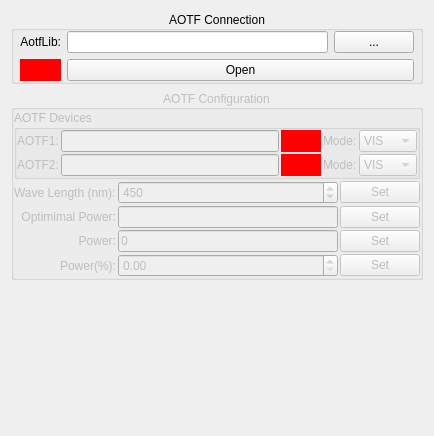
<?xml version="1.0" encoding="UTF-8"?>
<ui version="4.0">
 <class>AOTF_Config_Window</class>
 <widget class="QWidget" name="AOTF_Config_Window">
  <property name="geometry">
   <rect>
    <x>0</x>
    <y>0</y>
    <width>434</width>
    <height>436</height>
   </rect>
  </property>
  <property name="windowTitle">
   <string>AOTF Configuration</string>
  </property>
  <layout class="QVBoxLayout" name="verticalLayout_3">
   <item>
    <widget class="QGroupBox" name="groupBox_Conn">
     <property name="title">
      <string>AOTF Connection</string>
     </property>
     <property name="alignment">
      <set>Qt::AlignCenter</set>
     </property>
     <layout class="QVBoxLayout" name="verticalLayout_10">
      <property name="leftMargin">
       <number>0</number>
      </property>
      <property name="topMargin">
       <number>0</number>
      </property>
      <property name="rightMargin">
       <number>0</number>
      </property>
      <property name="bottomMargin">
       <number>0</number>
      </property>
      <item>
       <layout class="QGridLayout" name="gridLayout_3" columnstretch="0,1,0">
        <property name="leftMargin">
         <number>6</number>
        </property>
        <property name="rightMargin">
         <number>6</number>
        </property>
        <item row="0" column="1">
         <widget class="QLineEdit" name="lineEdit_LibPath"/>
        </item>
        <item row="1" column="0">
         <widget class="QLabel" name="label_Conn_Status">
          <property name="minimumSize">
           <size>
            <width>0</width>
            <height>0</height>
           </size>
          </property>
          <property name="maximumSize">
           <size>
            <width>16777215</width>
            <height>16777215</height>
           </size>
          </property>
          <property name="styleSheet">
           <string notr="true">background : red</string>
          </property>
          <property name="text">
           <string/>
          </property>
          <property name="alignment">
           <set>Qt::AlignCenter</set>
          </property>
         </widget>
        </item>
        <item row="0" column="0">
         <widget class="QLabel" name="label_37">
          <property name="text">
           <string>AotfLib:</string>
          </property>
          <property name="alignment">
           <set>Qt::AlignRight|Qt::AlignTrailing|Qt::AlignVCenter</set>
          </property>
         </widget>
        </item>
        <item row="0" column="2">
         <widget class="QPushButton" name="pushButton_LibLoc">
          <property name="text">
           <string>...</string>
          </property>
         </widget>
        </item>
        <item row="1" column="1" colspan="2">
         <widget class="QPushButton" name="pushButton_Conn">
          <property name="toolTip">
           <string>Load the DLL library (Windows Only)</string>
          </property>
          <property name="text">
           <string>Open</string>
          </property>
          <property name="checkable">
           <bool>true</bool>
          </property>
         </widget>
        </item>
       </layout>
      </item>
     </layout>
    </widget>
   </item>
   <item>
    <widget class="QGroupBox" name="groupBox_Config">
     <property name="enabled">
      <bool>false</bool>
     </property>
     <property name="title">
      <string>AOTF Configuration</string>
     </property>
     <property name="alignment">
      <set>Qt::AlignCenter</set>
     </property>
     <layout class="QVBoxLayout" name="verticalLayout_2">
      <property name="spacing">
       <number>2</number>
      </property>
      <property name="leftMargin">
       <number>0</number>
      </property>
      <property name="topMargin">
       <number>0</number>
      </property>
      <property name="rightMargin">
       <number>0</number>
      </property>
      <property name="bottomMargin">
       <number>0</number>
      </property>
      <item>
       <widget class="QGroupBox" name="groupBox_Device">
        <property name="title">
         <string>AOTF Devices</string>
        </property>
        <layout class="QVBoxLayout" name="verticalLayout">
         <property name="spacing">
          <number>2</number>
         </property>
         <property name="leftMargin">
          <number>0</number>
         </property>
         <property name="topMargin">
          <number>0</number>
         </property>
         <property name="rightMargin">
          <number>0</number>
         </property>
         <property name="bottomMargin">
          <number>0</number>
         </property>
         <item>
          <layout class="QGridLayout" name="gridLayout_2">
           <item row="0" column="0">
            <widget class="QLabel" name="label">
             <property name="text">
              <string>AOTF1:</string>
             </property>
            </widget>
           </item>
           <item row="0" column="1">
            <widget class="QLineEdit" name="lineEdit_AOTF1Serial">
             <property name="readOnly">
              <bool>true</bool>
             </property>
            </widget>
           </item>
           <item row="0" column="3">
            <widget class="QLabel" name="label_2">
             <property name="text">
              <string>Mode:</string>
             </property>
            </widget>
           </item>
           <item row="0" column="4">
            <widget class="QComboBox" name="comboBox_AOTF1Mode">
             <item>
              <property name="text">
               <string>VIS</string>
              </property>
             </item>
             <item>
              <property name="text">
               <string>NIR1</string>
              </property>
             </item>
             <item>
              <property name="text">
               <string>NIR2</string>
              </property>
             </item>
            </widget>
           </item>
           <item row="1" column="0">
            <widget class="QLabel" name="label_3">
             <property name="text">
              <string>AOTF2:</string>
             </property>
            </widget>
           </item>
           <item row="1" column="1">
            <widget class="QLineEdit" name="lineEdit_AOTF2Serial">
             <property name="readOnly">
              <bool>true</bool>
             </property>
            </widget>
           </item>
           <item row="1" column="3">
            <widget class="QLabel" name="label_4">
             <property name="text">
              <string>Mode:</string>
             </property>
            </widget>
           </item>
           <item row="1" column="4">
            <widget class="QComboBox" name="comboBox_AOTF2Mode">
             <property name="currentIndex">
              <number>0</number>
             </property>
             <item>
              <property name="text">
               <string>VIS</string>
              </property>
             </item>
             <item>
              <property name="text">
               <string>NIR1</string>
              </property>
             </item>
             <item>
              <property name="text">
               <string>NIR2</string>
              </property>
             </item>
            </widget>
           </item>
           <item row="0" column="2">
            <widget class="QLabel" name="label_AOTF1_Status">
             <property name="minimumSize">
              <size>
               <width>40</width>
               <height>0</height>
              </size>
             </property>
             <property name="maximumSize">
              <size>
               <width>16777215</width>
               <height>16777215</height>
              </size>
             </property>
             <property name="styleSheet">
              <string notr="true">background : red</string>
             </property>
             <property name="text">
              <string/>
             </property>
             <property name="alignment">
              <set>Qt::AlignCenter</set>
             </property>
            </widget>
           </item>
           <item row="1" column="2">
            <widget class="QLabel" name="label_AOTF2_Status">
             <property name="minimumSize">
              <size>
               <width>0</width>
               <height>0</height>
              </size>
             </property>
             <property name="maximumSize">
              <size>
               <width>16777215</width>
               <height>16777215</height>
              </size>
             </property>
             <property name="styleSheet">
              <string notr="true">background : red</string>
             </property>
             <property name="text">
              <string/>
             </property>
             <property name="alignment">
              <set>Qt::AlignCenter</set>
             </property>
            </widget>
           </item>
          </layout>
         </item>
        </layout>
       </widget>
      </item>
      <item>
       <layout class="QGridLayout" name="gridLayout">
        <item row="1" column="3">
         <widget class="QPushButton" name="pushButton_SetOptimalPower">
          <property name="text">
           <string>Set</string>
          </property>
         </widget>
        </item>
        <item row="0" column="0" colspan="2">
         <widget class="QLabel" name="label_11">
          <property name="text">
           <string>Wave Length (nm):</string>
          </property>
         </widget>
        </item>
        <item row="3" column="3">
         <widget class="QPushButton" name="pushButton_SetPowerPerc">
          <property name="text">
           <string>Set</string>
          </property>
         </widget>
        </item>
        <item row="1" column="0" colspan="2">
         <widget class="QLabel" name="label_10">
          <property name="text">
           <string>Optimimal Power:</string>
          </property>
          <property name="alignment">
           <set>Qt::AlignRight|Qt::AlignTrailing|Qt::AlignVCenter</set>
          </property>
         </widget>
        </item>
        <item row="2" column="2">
         <widget class="QLineEdit" name="lineEdit_Power">
          <property name="maximumSize">
           <size>
            <width>16777215</width>
            <height>16777215</height>
           </size>
          </property>
          <property name="toolTip">
           <string>SR830 Phase (float)</string>
          </property>
          <property name="inputMethodHints">
           <set>Qt::ImhFormattedNumbersOnly</set>
          </property>
          <property name="text">
           <string>0</string>
          </property>
         </widget>
        </item>
        <item row="1" column="2">
         <widget class="QLineEdit" name="lineEdit_OptimalPower">
          <property name="maximumSize">
           <size>
            <width>16777215</width>
            <height>16777215</height>
           </size>
          </property>
          <property name="toolTip">
           <string>SR830 Phase (float)</string>
          </property>
          <property name="inputMethodHints">
           <set>Qt::ImhFormattedNumbersOnly</set>
          </property>
          <property name="readOnly">
           <bool>true</bool>
          </property>
         </widget>
        </item>
        <item row="2" column="3">
         <widget class="QPushButton" name="pushButton_SetPower">
          <property name="text">
           <string>Set</string>
          </property>
         </widget>
        </item>
        <item row="3" column="0" colspan="2">
         <widget class="QLabel" name="label_14">
          <property name="text">
           <string>Power(%):</string>
          </property>
          <property name="alignment">
           <set>Qt::AlignRight|Qt::AlignTrailing|Qt::AlignVCenter</set>
          </property>
         </widget>
        </item>
        <item row="3" column="2">
         <widget class="QDoubleSpinBox" name="doubleSpinBox_PowerPerc">
          <property name="alignment">
           <set>Qt::AlignLeading|Qt::AlignLeft|Qt::AlignVCenter</set>
          </property>
          <property name="keyboardTracking">
           <bool>true</bool>
          </property>
          <property name="maximum">
           <double>100.000000000000000</double>
          </property>
         </widget>
        </item>
        <item row="2" column="0" colspan="2">
         <widget class="QLabel" name="label_13">
          <property name="text">
           <string>Power:</string>
          </property>
          <property name="alignment">
           <set>Qt::AlignRight|Qt::AlignTrailing|Qt::AlignVCenter</set>
          </property>
         </widget>
        </item>
        <item row="0" column="2">
         <widget class="QSpinBox" name="spinBox_WaveLength">
          <property name="keyboardTracking">
           <bool>false</bool>
          </property>
          <property name="minimum">
           <number>400</number>
          </property>
          <property name="maximum">
           <number>2200</number>
          </property>
          <property name="singleStep">
           <number>100</number>
          </property>
          <property name="value">
           <number>450</number>
          </property>
         </widget>
        </item>
        <item row="0" column="3">
         <widget class="QPushButton" name="pushButton_SetWaveLength">
          <property name="text">
           <string>Set</string>
          </property>
         </widget>
        </item>
       </layout>
      </item>
     </layout>
    </widget>
   </item>
   <item>
    <spacer name="verticalSpacer">
     <property name="orientation">
      <enum>Qt::Vertical</enum>
     </property>
     <property name="sizeHint" stdset="0">
      <size>
       <width>20</width>
       <height>2</height>
      </size>
     </property>
    </spacer>
   </item>
  </layout>
 </widget>
 <resources/>
 <connections/>
</ui>
